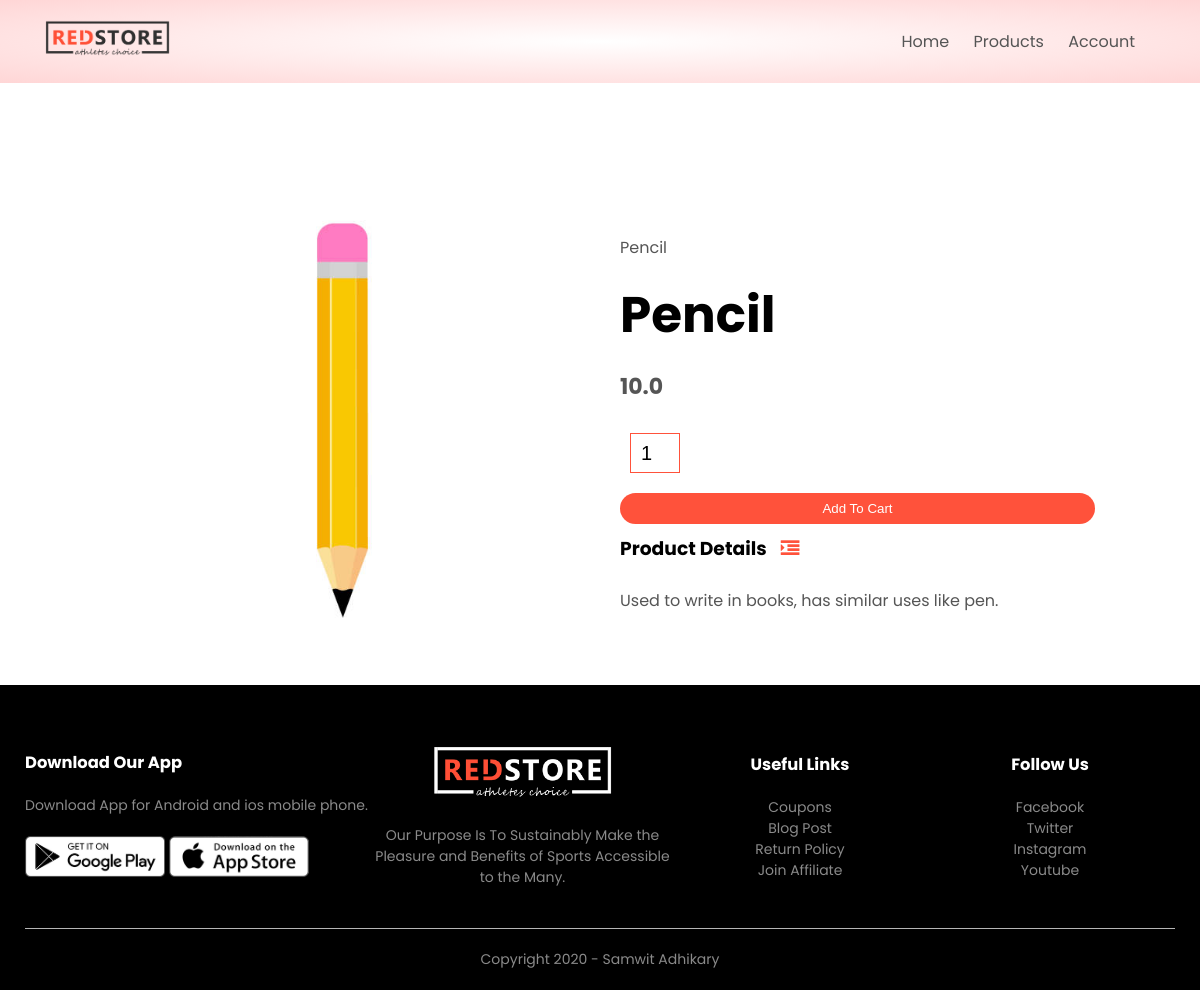
/product_details/6, run on the app's committed database.
### products/models.py (models this page shows, shortened)
class Products(models.Model):
    LIVE=1
    DELETE=0
    DELETE_CHOICES=((LIVE,'Live'),(DELETE,'Delete'))
    title=models.CharField(max_length=200)
    price=models.FloatField()
    description=models.TextField()
    image=models.ImageField(upload_to='media/')
    priority=models.IntegerField(default=0)
    delete_status=models.IntegerField(choices=DELETE_CHOICES,default=LIVE)
    created_at=models.DateTimeField(auto_now_add=True)
    updated_at=models.DateTimeField(auto_now=True)

### products/views.py (the view)
# urls.py: path('product_details/<pk>', views.detail_product, name='detail_product')
def detail_product(request,pk):
    product=Products.objects.get(pk=pk)
    context = {'product': product}
    return render(request, 'product_detail.html', context)

### templates/product_detail.html
{% extends "blank_layout.html" %}
{% block content %}
{% include 'product_description.html' %}
{% endblock content %}

### templates/product_description.html (shortened to what this page needs)
{% load static %}
<div class="small-container single-product">
    <div class="row">
        <div class="col-2">
            <img src="{{ product.image.url}}" width="100%" id="ProductImg">
        </div>
        <div class="col-2">
            <p>{{ product.title }}</p>
            <h1>{{ product.title }}</h1>
            <h4>{{ product.price }}</h4>
            <form method="post" action="{% url 'add_to_cart' %}" enctype="multipart/form-data">
            <input type="number" name="quantity" value="1">
            <button type="submit" class="btn" >Add To Cart</button>
            </form>
            <h3>Product Details <i class="fa fa-indent"></i></h3>
            <br>
            <p>{{ product.description }}</p>
        </div>
    </div>
</div>

### static/css/style.css (style rules this page uses)
* { margin: 0; padding: 0; box-sizing: border-box; }
body { font-family: 'Poppins', sans-serif; }
p { color: #555; }
.row { display: flex; align-items: center; flex-wrap: wrap; justify-content: space-around; }
.col-2 { flex-basis: 50%; min-width: 300px; }
.col-2 img { max-width: 100%; padding: 50px 0; }
.col-2 h1 { font-size: 50px; line-height: 60px; margin: 25px 0; }
.btn { display: inline-block; background: #ff523b; color: white; padding: 8px 30px; margin: 30px 0; border-radius: 30px; transition: background 0.5s; }
.small-container { max-width: 1080px; margin: auto; padding-left: 25px; padding-right: 25px; }
h4 { color: #555; font-weight: normal; }
.single-product { margin-top: 80px; }
.single-product .col-2 img { padding: 0; }
.single-product .col-2 { padding: 20px; }
.single-product h4 { margin: 20px 0; font-size: 22px; font-weight: bold; }
.single-product input { width: 50px; height: 40px; padding-left: 10px; font-size: 20px; margin-left: 10px; border: 1px solid #ff523b; margin-right: 10px; }
.single-product .fa { color: #ff523b; margin-left: 10px; }
form input { width: 100%; height: 30px; margin: 10px 0; padding: 0 10px; border: 1px solid #ccc; }
form .btn { width: 100%; border: none; cursor: pointer; margin: 10px 0; }

### data on the page
Products: image (picture), title "Pencil", price "10.0", description "Used to write in books, has similar uses like pen."
